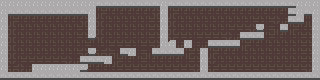

The image is a tile-based game level rendered from a .tmx file. Its description and complete source (layers, tilesets, objects, tile grids) follow:
An orthogonal 40x10 tile map with 8x8 px tiles, 1 tile layer (Tile Layer 1).

<map version="1.4" tiledversion="1.4.3" orientation="orthogonal" renderorder="right-down" width="40" height="10" tilewidth="8" tileheight="8" infinite="0" nextlayerid="2" nextobjectid="1">
 <tileset firstgid="1" source="tiles.tsx" />
 <layer id="1" name="Tile Layer 1" width="40" height="10">
  <data encoding="csv">
3,3,3,3,3,3,3,3,3,3,3,3,2,2,2,2,2,2,2,2,3,2,2,2,2,2,2,2,2,2,2,2,2,2,2,2,2,3,3,3,
3,2,2,2,2,2,2,2,2,2,2,3,11,20,20,20,20,20,20,12,3,11,20,20,20,20,20,20,20,20,20,20,20,20,20,27,24,3,2,3,
3,11,20,20,20,20,20,20,20,20,12,3,17,16,16,16,16,16,16,18,3,17,16,16,16,16,16,16,16,16,16,16,19,16,14,6,2,4,22,3,
3,17,16,16,16,16,16,16,16,16,18,3,17,16,16,16,16,16,16,18,3,17,16,16,16,16,16,16,16,19,19,14,8,26,10,4,11,20,18,3,
3,17,16,16,16,16,16,16,16,16,18,5,17,16,16,16,16,16,16,18,3,17,19,19,16,19,19,19,14,6,2,2,4,16,20,20,16,16,18,3,
3,17,16,16,16,16,16,16,16,16,16,27,16,16,19,19,19,16,19,14,3,23,6,25,26,6,2,2,2,4,11,20,20,16,16,16,16,16,18,3,
3,17,16,16,16,16,16,16,16,16,14,8,13,14,10,2,25,26,10,2,2,2,4,11,18,3,11,20,20,20,16,16,16,16,16,16,16,16,18,3,
3,17,16,19,19,19,19,19,14,6,2,2,2,25,11,20,20,16,20,20,20,20,20,16,18,3,17,16,16,16,16,16,16,16,16,16,16,16,18,3,
3,13,14,6,3,3,3,3,3,3,21,27,27,27,19,19,19,19,19,19,19,19,19,19,14,3,13,19,19,19,19,19,19,19,19,19,19,19,14,3,
2,2,2,2,2,2,2,2,2,2,2,2,2,2,2,2,2,2,2,2,2,2,2,2,2,2,2,2,2,2,2,2,2,2,2,2,2,2,2,2
</data>
 </layer>
</map>